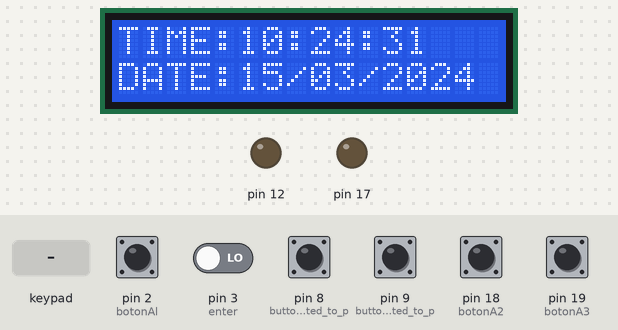
Recording of a sketch running on a simulated Arduino Mega 2560, built with avr-gcc and run on an emulated ATmega2560. Parts: 16×2 character LCD, output pins drawn as LEDs (lit = HIGH). Wiring (inferred from the names in the program): DS1307 clock at I2C address 0x68. The inputs (shaded band) are chosen by the test bench; at power-on: pin 8 (button1_is_connected_to_p), pin 9 (button2_is_connected_to_p) HIGH, pin 2 (botonAl), pin 3 (enter), pin 18 (botonA2), pin 19 (botonA3) LOW. The local clock reads 2024-03-15 10:24:30 at power-on unless the sketch sets it.

Above: at 1.2 s.
1.3 s: pin 2 (botonAl) pulled HIGH for 0.15 s
At 2.5 s:
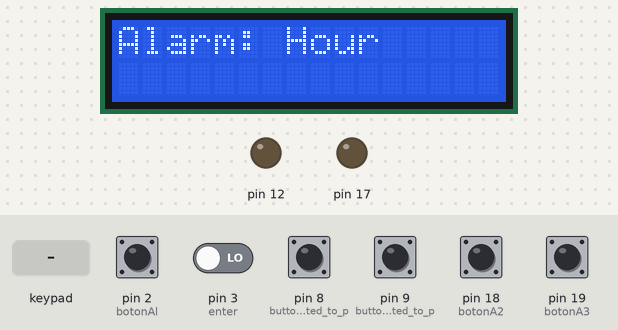
2.9 s: keypad keys 2 5 2 6 2 7 2 8 pressed 0.4 s apart
At 7.1 s:
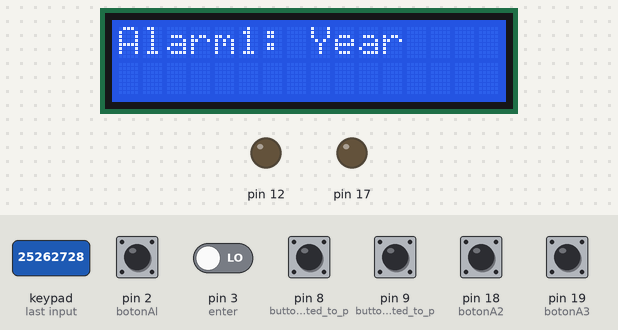
7.6 s: keypad keys 2 5 2 6 2 7 2 8 # pressed 0.4 s apart
At 9.8 s:
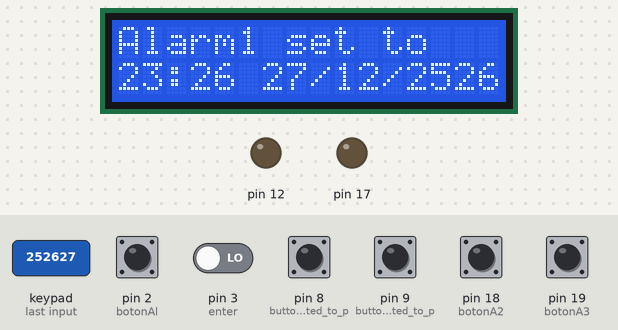
12.7 s: pin 3 (enter) driven HIGH
At 14.1 s:
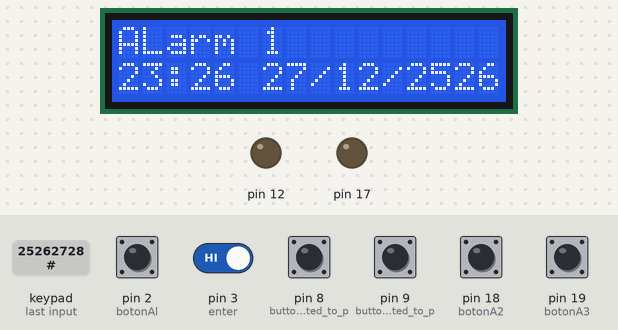
18.7 s: pin 8 (button1_is_connected_to_p) pulled LOW for 0.15 s
At 19.22 s:
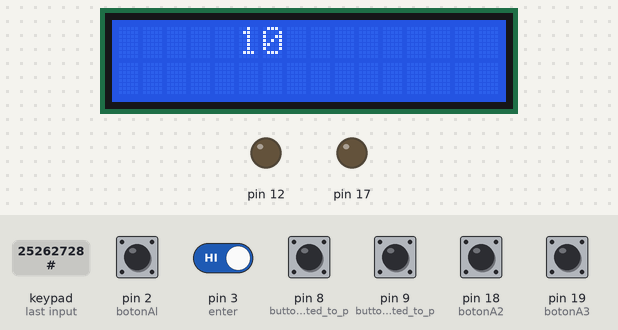
Timing chart, 0 to 20.4 s (numbered marks = the images above; inputs shaded):
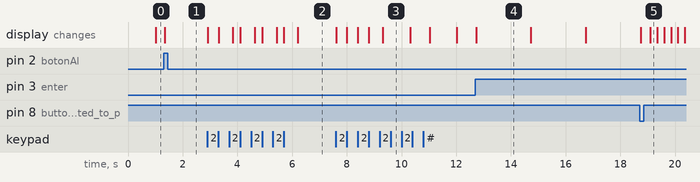

The sketch:

Reloj.ino
```cpp
#include <Keypad.h>

// Real time clock and calendar with set buttons using DS1307 and Arduino

// include LCD library code
#include <LiquidCrystal.h>
// include Wire library code (needed for I2C protocol devices)
#include <Wire.h>

const byte filas = 4;                    //define las 4 filas del teclado
const byte columnas = 3;                 //define las 3 columnas del teclado
char teclas[filas][columnas] =           //inicializa filas y columnas
{
  {'1', '2', '3'},
  {'4', '5', '6'},
  {'7', '8', '9'},
  {'*', '0', '#'}
};
byte pinesfilas[filas] = {25, 26, 27, 28}; //defines los pines digitales de las cuatro fila
byte pinescolumnas[columnas] = {22, 23, 24}; //defines los pines digitales de las tres columnas
Keypad teclado = Keypad( makeKeymap(teclas), pinesfilas,  pinescolumnas, filas, columnas ); //lectura del teclado
// LCD module connections (RS, E, D4, D5, D6, D7)
LiquidCrystal lcd(7, 6, 5, 4, 11, 10);

char k;                                    //Define k como caracter
int led = 22;
String alarma1, alarma2, alarma3, adate1, adate2, adate3;
int botonAl = 2;
int botonA2 = 18;
int botonA3 = 19;
int enter = 3;
int tiempo;

int teclados()                            //Funcion teclados
{
  int val;
  k = teclado.getKey();                    /*Llamar la función del teclado y almacenar el valor
                                         digitado en una variable (k) tipo caracter. Si no se oprime
                                         ninguna tecla el teclado retornara el carácter nulo.*/

  while ((k == '\0') || (k == '#')) //Si no se oprime ninguna tecla
  {
    k = teclado.getKey();                   //Sigue llamando al teclado
  }

  val = k - 48;                           //Poner el valor de k menos 48 a val
  return k == '*' ? 10 : val;
}

void setup() {
  pinMode(8, INPUT_PULLUP);                      // button1 is connected to pin 8
  pinMode(9, INPUT_PULLUP);                      // button2 is connected to pin 9
  // set up the LCD's number of columns and rows
  lcd.begin(16, 2);
  Wire.begin();                                  // Join i2c bus
  pinMode(botonAl, INPUT);
  pinMode(botonA2, INPUT);
  pinMode(botonA3, INPUT);
  pinMode(enter, INPUT);
  pinMode(12, OUTPUT);
  pinMode(17, OUTPUT);
}

char Time[]     = "TIME:  :  :  ";
char Calendar[] = "DATE:  /  /20  ";
byte i, second, minute, hour, date, month, year;

void DS1307_display() {
  // Convert BCD to decimal
  second = (second >> 4) * 10 + (second & 0x0F);
  minute = (minute >> 4) * 10 + (minute & 0x0F);
  hour   = (hour >> 4)   * 10 + (hour & 0x0F);
  date   = (date >> 4)   * 10 + (date & 0x0F);
  month  = (month >> 4)  * 10 + (month & 0x0F);
  year   = (year >> 4)   * 10 + (year & 0x0F);
  // End conversion
  Time[12]     = second % 10 + 48;
  Time[11]     = second / 10 + 48;
  Time[9]      = minute % 10 + 48;
  Time[8]      = minute / 10 + 48;
  Time[6]      = hour   % 10 + 48;
  Time[5]      = hour   / 10 + 48;
  Calendar[14] = year   % 10 + 48;
  Calendar[13] = year   / 10 + 48;
  Calendar[9]  = month  % 10 + 48;
  Calendar[8]  = month  / 10 + 48;
  Calendar[6]  = date   % 10 + 48;
  Calendar[5]  = date   / 10 + 48;
  lcd.setCursor(0, 0);
  lcd.print(Time);                               // Display time
  lcd.setCursor(0, 1);
  lcd.print(Calendar);                           // Display calendar
}
void blink_parameter() {
  byte j = 0;
  while (j < 10 && digitalRead(8) && digitalRead(9)) {
    j++;
    delay(25);
  }
}
byte edit(byte x, byte y, byte parameter) {
  char text[3];
  while (!digitalRead(8));                       // Wait until button (pin #8) released
  while (true) {
    while (!digitalRead(9)) {                    // If button (pin #9) is pressed
      parameter++;
      if (i == 0 && parameter > 23)              // If hours > 23 ==> hours = 0
        parameter = 0;
      if (i == 1 && parameter > 59)              // If minutes > 59 ==> minutes = 0
        parameter = 0;
      if (i == 2 && parameter > 31)              // If date > 31 ==> date = 1
        parameter = 1;
      if (i == 3 && parameter > 12)              // If month > 12 ==> month = 1
        parameter = 1;
      if (i == 4 && parameter > 99)              // If year > 99 ==> year = 0
        parameter = 0;
      sprintf(text, "%02u", parameter);
      lcd.setCursor(x, y);
      lcd.print(text);
      delay(200);                                // Wait 200ms
    }
    lcd.setCursor(x, y);
    lcd.print("  ");                             // Display two spaces
    blink_parameter();
    sprintf(text, "%02u", parameter);
    lcd.setCursor(x, y);
    lcd.print(text);
    blink_parameter();
    if (!digitalRead(8)) {                       // If button (pin #8) is pressed
      i++;                                       // Increament 'i' for the next parameter
      return parameter;                          // Return parameter value and exit
    }
  }
}

void loop() {

  if (digitalRead(botonAl)) {
    alarma1 = alarma(1);

  } else if (digitalRead(botonA2)) {

    alarma2 = alarma(2);
  } else if (digitalRead(botonA3)) {
    alarma3 = alarma(3);

  }
  if (digitalRead(enter)) {
    showalarm();
  }

  if (digitalRead(17)) {
    temp();
  }
  check(alarma1, 1);
  check(alarma2, 2);
  check(alarma3, 3);

  //Estamos mariqueando
  if (!digitalRead(8)) {                         // If button (pin #8) is pressed
    i = 0;
    hour   = edit(5, 0, hour);
    minute = edit(8, 0, minute);
    date   = edit(5, 1, date);
    month  = edit(8, 1, month);
    year   = edit(13, 1, year);
    // Convert decimal to BCD
    minute = ((minute / 10) << 4) + (minute % 10);
    hour = ((hour / 10) << 4) + (hour % 10);
    date = ((date / 10) << 4) + (date % 10);
    month = ((month / 10) << 4) + (month % 10);
    year = ((year / 10) << 4) + (year % 10);
    // End conversion
    // Write data to DS1307 RTC
    Wire.beginTransmission(0x68);               // Start I2C protocol with DS1307 address
    Wire.write(0);                              // Send register address
    Wire.write(0);                              // Reset sesonds and start oscillator
    Wire.write(minute);                         // Write minute
    Wire.write(hour);                           // Write hour
    Wire.write(1);                              // Write day (not used)
    Wire.write(date);                           // Write date
    Wire.write(month);                          // Write month
    Wire.write(year);                           // Write year
    Wire.endTransmission();                     // Stop transmission and release the I2C bus
    delay(200);                                 // Wait 200ms
  }
  Wire.beginTransmission(0x68);                 // Start I2C protocol with DS1307 address
  Wire.write(0);                                // Send register address
  Wire.endTransmission(false);                  // I2C restart
  Wire.requestFrom(0x68, 7);                    // Request 7 bytes from DS1307 and release I2C bus at end of reading
  second = Wire.read();                         // Read seconds from register 0
  minute = Wire.read();                         // Read minuts from register 1
  hour   = Wire.read();                         // Read hour from register 2
  Wire.read();                                  // Read day from register 3 (not used)
  date   = Wire.read();                         // Read date from register 4
  month  = Wire.read();                         // Read month from register 5
  year   = Wire.read();                         // Read year from register 6
  DS1307_display();                             // Diaplay time & calendar
  delay(50);                                    // Wait 50ms
}

//Aquí estoy

String alarma(int a) {
  String fecha;
  String alarma;
  bool terminar = true;
  int mm = 0;
  int hh = 0;
  int dd = 0;
  int mes = 0;
  int yy = 0;
  int aux;
  tiempo = 0;
  lcd.clear();
  lcd.setCursor(0, 0);
  lcd.print("Alarm: Hour");
  for (int i = 0; i < 2; i++) {
    aux = teclados();
    tiempo *= 10;
    tiempo += aux;
    if (tiempo > 23)
      tiempo = 23;
    lcd.setCursor(0, 1);
    lcd.print(tiempo);
  }
  delay(500);
  hh = tiempo;
  aux = 0;
  tiempo = 0;
  lcd.clear();
  lcd.setCursor(0, 0);
  lcd.print("Alarm" + String(a) + ": Minute");
  for (int i = 0; i < 2; i++) {
    aux = teclados();
    tiempo *= 10;
    tiempo += aux;
    if (tiempo > 59)
      tiempo = 59;
    lcd.setCursor(0, 1);
    lcd.print(tiempo);

  }
  mm = tiempo;
  tiempo = 0;
  delay(500);
  //ingresar dia

  aux = 0;
  tiempo = 0;
  lcd.clear();
  lcd.setCursor(0, 0);
  lcd.print("Alarm" + String(a) + ": Day");
  for (int i = 0; i < 2; i++) {
    aux = teclados();
    tiempo *= 10;
    tiempo += aux;
    if (tiempo > 31)
      tiempo = 31;
    lcd.setCursor(0, 1);
    lcd.print(tiempo);

  }
  dd = tiempo;
  tiempo = 0;
  delay(500);
  //ingresar mes

  aux = 0;
  tiempo = 0;
  lcd.clear();
  lcd.setCursor(0, 0);
  lcd.print("Alarm" + String(a) + ": Mounth");
  for (int i = 0; i < 2; i++) {
    aux = teclados();
    tiempo *= 10;
    tiempo += aux;
    if (tiempo > 12)
      tiempo = 12;
    lcd.setCursor(0, 1);
    lcd.print(tiempo);

  }
  mes = tiempo;
  tiempo = 0;
  delay(500);
  //año
  aux = 0;
  tiempo = 0;
  lcd.clear();
  lcd.setCursor(0, 0);
  lcd.print("Alarm" + String(a) + ": Year");
  for (int i = 0; i < 4; i++) {
    aux = teclados();
    tiempo *= 10;
    tiempo += aux;
    if (tiempo > 9999)
      tiempo = 9999;
    lcd.setCursor(0, 1);
    lcd.print(tiempo);

  }
  yy = tiempo;
  tiempo = 0;
  delay(500);


  lcd.clear();
  lcd.setCursor(0, 0);
  lcd.print("Alarm" + String(a) + " set to");
  lcd.setCursor(0, 1);
  //alarma hora
  if (hh < 10) {
    alarma = "0" + (String)hh;
  } else {
    alarma = (String)hh;
  }
  alarma = alarma + ":";
  if (mm < 10) {
    alarma = alarma + "0" + (String)mm;
  } else {
    alarma = alarma + (String)mm;
  }

  //alarma fecha
  if (dd < 10) {
    fecha = "0" + String(dd);
  } else {
    fecha = String(dd);
  }
  fecha= fecha+"/";
  if (mes < 10) {
    fecha =fecha+ "0" + String(mes);
  } else {
    fecha = fecha+String(mes);
  }
  fecha= fecha+"/"+String(yy);

  String finalalarm= alarma+" "+fecha;
  lcd.print(finalalarm);

  delay(1000);
  lcd.clear();
  return finalalarm;
}

void check(String alr, int a) {

  String t = String(Time[5]) + String(Time[6]) + String(Time[7]) + String(Time[8])
            + String(Time[9])
            +" "+String(Calendar[5])+String(Calendar[6])+String(Calendar[7])+String(Calendar[8])
            +String(Calendar[9])+String(Calendar[10])+String(Calendar[11])+String(Calendar[12])
            +String(Calendar[13])+String(Calendar[14]);
String seg= String(Time[11]) + String(Time[12]);

  if (alr.equals(t)&& seg.equals("00")) {
    for (int i = 0; i <= 10; i++) {
      lcd.clear();
      digitalWrite(12, LOW);
      delay(500);
      digitalWrite(12, HIGH);
      lcd.setCursor(0, 0);
      lcd.print("Alarm " + String(a));
      lcd.setCursor(0, 1);
      lcd.print(alr);
      delay(500);
    }
    digitalWrite(12, LOW);
     lcd.clear();
  }

}

void showalarm() {
  lcd.clear();
  lcd.setCursor(0, 0);
  lcd.print("ALarm 1");
  lcd.setCursor(0, 1);
  lcd.print(alarma1);
  delay(2000);
  lcd.clear();
  lcd.setCursor(0, 0);
  lcd.print("ALarm 2");
  lcd.setCursor(0, 1);
  lcd.print(alarma2);
  delay(2000);
  lcd.clear();
  lcd.setCursor(0, 0);
  lcd.print("ALarm 3");
  lcd.setCursor(0, 1);
  lcd.print(alarma3);
  delay(2000);
  lcd.clear();

}

void temp() {

  String timer;
  bool terminar = true;
  int mm = 0;
  int ss = 0;
  int aux;
  tiempo = 0;
  lcd.clear();
  lcd.setCursor(0, 0);
  lcd.print("Minutes");
  for (int i = 0; i < 2; i++) {
    aux = teclados();
    tiempo *= 10;
    tiempo += aux;
    lcd.setCursor(0, 1);
    lcd.print(tiempo);
  }
  delay(500);
  mm = tiempo;
  aux = 0;
  tiempo = 0;
  lcd.clear();
  lcd.setCursor(0, 0);
  lcd.print("Seconds");
  for (int i = 0; i < 2; i++) {
    aux = teclados();
    tiempo *= 10;
    tiempo += aux;
    if (tiempo > 59)
      tiempo = 59;
    lcd.setCursor(0, 1);
    lcd.print(tiempo);

  }
  ss = tiempo;
  tiempo = 0;
  delay(500);
  //if(ss==0)ss++;
  for (ss; ss >= -1; ss--) {


    if (ss == -1)break;
    lcd.clear();
    lcd.setCursor(0, 0);
    lcd.print("Timer");
    lcd.setCursor(0, 1);
    if (mm < 10) {
      timer = "0" + (String)mm;
    } else {
      timer = (String)mm;
    }
    timer = timer + ":";
    if (ss < 10) {
      timer = timer + "0" + (String)ss;
    } else {
      timer = timer + (String)ss;
    }
    if (mm != 0 && ss == 0) {
      mm --;
      ss += 60;
    }

    lcd.print(timer);
    delay(1000);


  }

  for (int i = 0; i <= 5; i++) {
    lcd.clear();
    digitalWrite(12, LOW);
    delay(500);
    digitalWrite(12, HIGH);
    lcd.setCursor(0, 0);
    lcd.print("Timer");
    lcd.setCursor(0, 1);
    lcd.print(timer);
    delay(500);
  }
  digitalWrite(12, LOW);
  lcd.clear();
}
```

Measured:
- after the input at 1.3 s, the display: changes after 0.05 s (image 1)
- after the input at 2.9 s, the display: first changes at once (image 2 shows a later state)
- after the input at 7.6 s, the display: first changes at once (image 3 shows a later state)
- after the input at 12.7 s, the display: changes at once (image 4)
- after the input at 18.7 s, the display: first changes at once (image 5 shows a later state)
- what the display in image 4 shows lasts 2.0 s, from 12.7 s to 14.7 s
